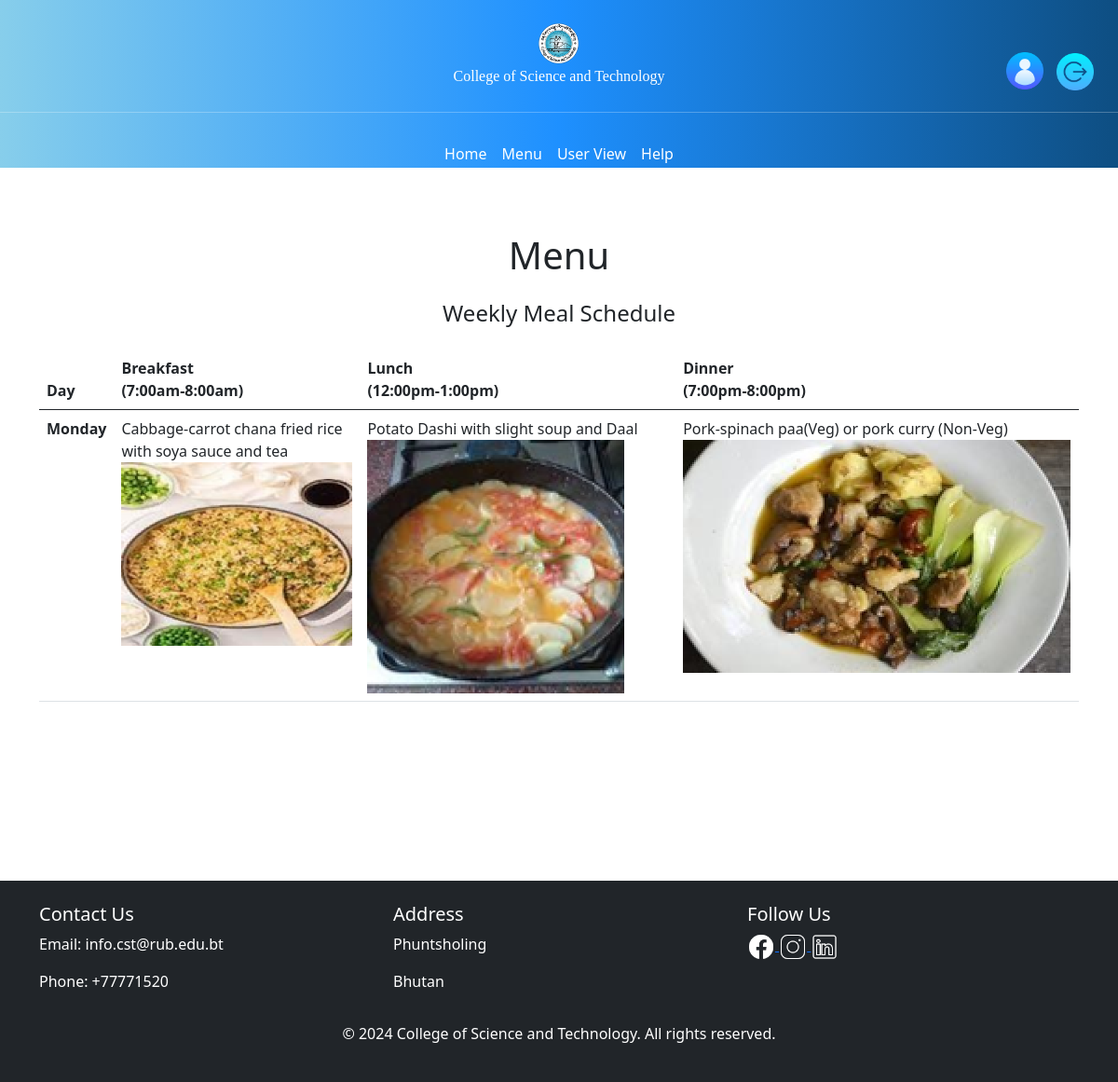
The app's page /menu/ (signed in), older data.
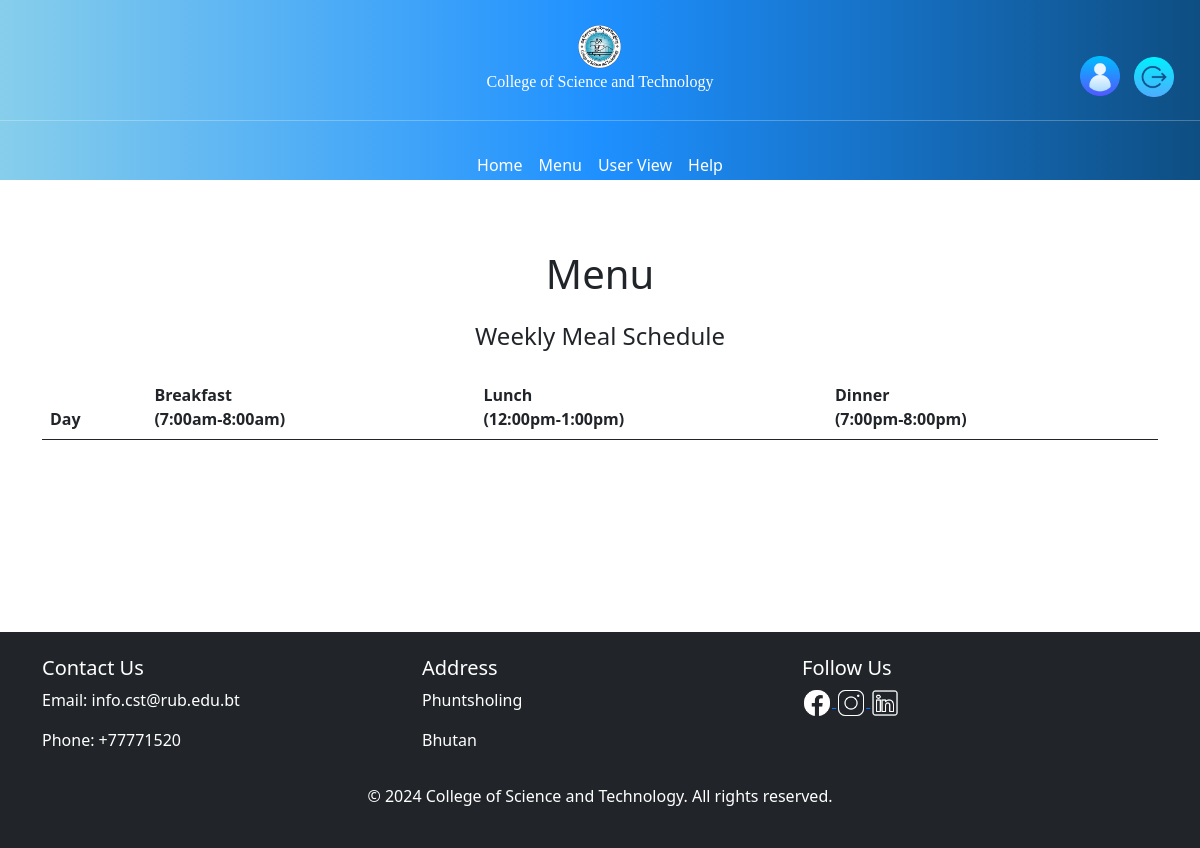
The same page, newer data.
### APP/models.py (models this page shows, shortened)
class Menu(models.Model):
    day = models.CharField(max_length=200)
    breakfast_description = models.CharField(max_length=200)
    breakfast_image = models.ImageField(upload_to='breakfasts/')  # Adjusted upload_to path
    lunch_description = models.CharField(max_length=200)
    lunch_image = models.ImageField(upload_to='lunches/')  # Adjusted upload_to path
    dinner_description = models.CharField(max_length=200)
    dinner_image = models.ImageField(upload_to='dinners/')  # Adjusted upload_to path

### APP/views.py (the view)
# urls.py: path('menu/',views.menu, name='menu'),
@login_required(login_url='login')
def menu(request):
    menu = Menu.objects.all()
    context = {
        "menu":menu
    }
    return render(request,'menu.html',context)

### APP/templates/menu.html
{% extends 'main.html' %}
{% block content %}
<h1 class="Heading">Menu</h1>
<div class="container mt-4 my-5">
  <h4 class="text-center mb-4">Weekly Meal Schedule</h4>
  <table class="table">
    <thead class="thead-dark">
      <tr>
        <th scope="col">Day</th>
        <th scope="col">Breakfast<br>(7:00am-8:00am)</th>
        <th scope="col">Lunch<br>(12:00pm-1:00pm)</th>
        <th scope="col">Dinner<br>(7:00pm-8:00pm)</th>
      </tr>
    </thead>
    <tbody>
      {% if menu%}
      {% for menu in menu %}
      <tr>
        <th scope="row">{{menu.day}}</th>
        <td> {{menu.breakfast_description}}<br>
          <img src="{{menu.breakfast_image.url}}" alt="" class="img-fluid">
        </td>
        <td>
          {{menu.lunch_description}}
          <img src="{{menu.lunch_image.url}}" alt="" class="img-fluid">
        </td>
        <td> {{menu.dinner_description}}
          <img src="{{menu.dinner_image.url}}" alt="" class="img-fluid">
        </td>
      </tr>
      {%endfor%}
      {%endif%}
    </tbody>
  </table>
</div>
{% endblock %}

Row changes from the older to the newer data that the page shows:
removed Menu: day "Monday", breakfast_description "Cabbage-carrot chana fried rice with soya sauce and tea", breakfast_image (picture), lunch_description "Potato Dashi with slight soup and Daal", lunch_image (picture), dinner_description "Pork-spinach paa(Veg) or pork curry (Non-Veg)", dinner_image (picture)
